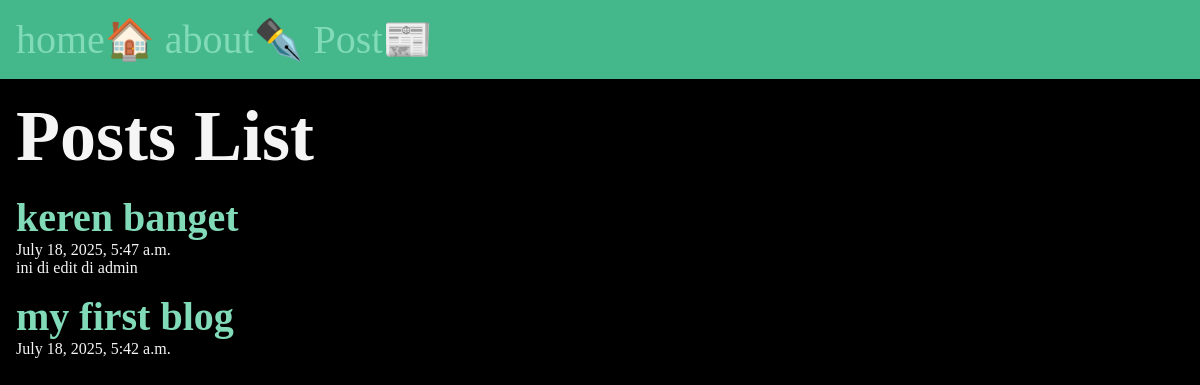
The app's page /posts/, older data.
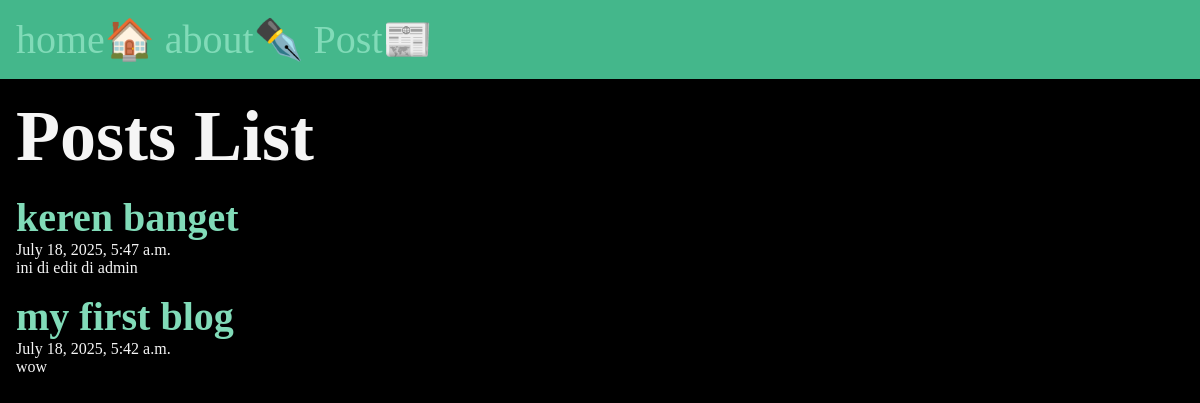
The same page, newer data.
### posts/models.py (models this page shows, shortened)
class Post(models.Model):
    title = models.CharField(max_length=200)
    body = models.TextField()
    slug = models.SlugField()
    date = models.DateTimeField(auto_now_add=True)

### posts/views.py (the view)
# urls.py: path('', views.posts_list, name='list'),
def posts_list(request):
    posts = Post.objects.all().order_by('-date')
    return render(request, 'posts/posts_list.html',{ 'posts': posts})

### posts/templates/posts/posts_list.html (shortened to what this page needs)
{% extends 'layout.html'%}
{% block content %}
    <section>
        <h1>Posts List</h1>
        {% for post in posts %}
            <article class="post">
                <h2>
                    <a href="{% url 'posts:page' slug=post.slug %}">
                        {{ post.title }}
                    </a>
                </h2>
                <p>{{ post.date }}</p>
                <p>{{ post.body }}</p>
            </article>
        {% endfor %}
    </section>
{% endblock %}

### templates/layout.html (shortened to what this page needs)
<!DOCTYPE html>
{% load static %}
<html lang="en">
	<head>
		<link rel="stylesheet" href="{% static 'css/style.css' %}" />
	</head>
	<body>
		<nav>
			<a href="/">home🏠</a>
			<a href="/about">about✒️</a>
			<a href="{% url 'posts:list' %}">Post📰</a>
		</nav>
		<main>{% block content %} {% endblock content %}</main>
	</body>
</html>

### static/css/style.css (style rules this page uses)
* { margin: 0; padding: 0; box-sizing: border-box; }
body { min-height: 100vh; background-color: black; color: whitesmoke; font-size: 3rem; }
nav { padding: 1rem; background-color: #44B78B; color: white; font-size: 2.5rem; }
main { padding: 1rem; }
section { display: flex; flex-flow: column; gap: 1rem; }
h2 { font-size: 2.5rem; }
p { font-size: 1rem; }
a { text-decoration: none; color: #81dbb8; }

Row changes from the older to the newer data that the page shows:
changed Post "my first blog": body (not shown) → "wow"
